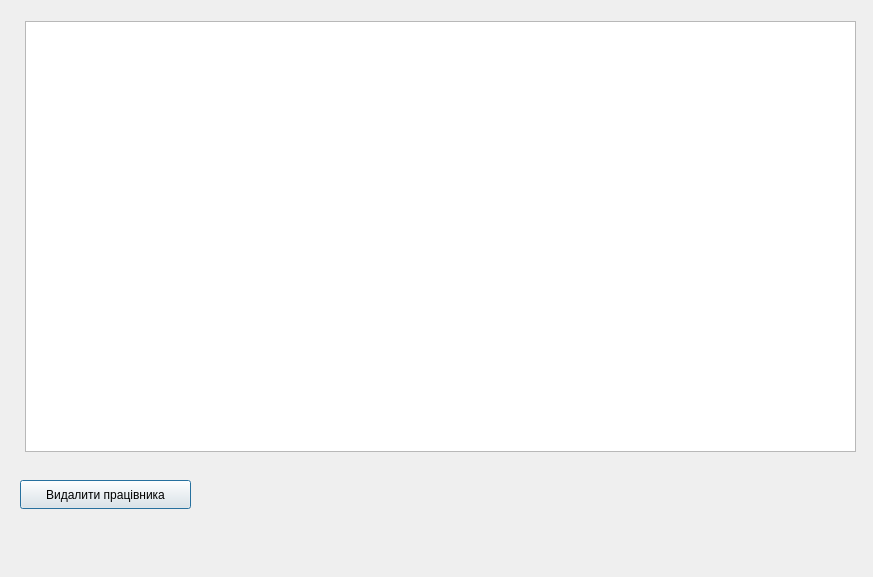
<?xml version="1.0" encoding="UTF-8"?>
<ui version="4.0">
 <class>EmployeesTable</class>
 <widget class="QDialog" name="EmployeesTable">
  <property name="geometry">
   <rect>
    <x>0</x>
    <y>0</y>
    <width>873</width>
    <height>577</height>
   </rect>
  </property>
  <property name="windowTitle">
   <string>Dialog</string>
  </property>
  <widget class="QTableView" name="tableView">
   <property name="geometry">
    <rect>
     <x>25</x>
     <y>21</y>
     <width>831</width>
     <height>431</height>
    </rect>
   </property>
  </widget>
  <widget class="QPushButton" name="deleteEmployee">
   <property name="geometry">
    <rect>
     <x>20</x>
     <y>480</y>
     <width>171</width>
     <height>29</height>
    </rect>
   </property>
   <property name="text">
    <string>Видалити працівника</string>
   </property>
  </widget>
 </widget>
 <resources/>
 <connections/>
</ui>
